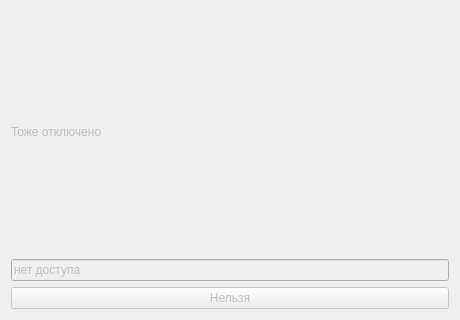
<?xml version="1.0" encoding="UTF-8"?>
<ui version="4.0"><class>Dialog</class><widget class="QDialog" name="Dialog"><property name="geometry"><rect><x>0</x><y>0</y><width>460</width><height>320</height></rect></property><property name="windowTitle"><string>#076 states/161_all_disabled</string></property><layout class="QVBoxLayout" name="verticalLayout"><property name="leftMargin"><number>11</number></property><property name="topMargin"><number>11</number></property><property name="rightMargin"><number>11</number></property><property name="bottomMargin"><number>11</number></property><property name="spacing"><number>6</number></property><item><widget class="QLabel" name="l1"><property name="text"><string>Тоже отключено</string></property><property name="enabled"><bool>false</bool></property></widget></item><item><widget class="QLineEdit" name="e1"><property name="text"><string>нет доступа</string></property><property name="enabled"><bool>false</bool></property></widget></item><item><widget class="QPushButton" name="b1"><property name="text"><string>Нельзя</string></property><property name="enabled"><bool>false</bool></property></widget></item></layout></widget></ui>
